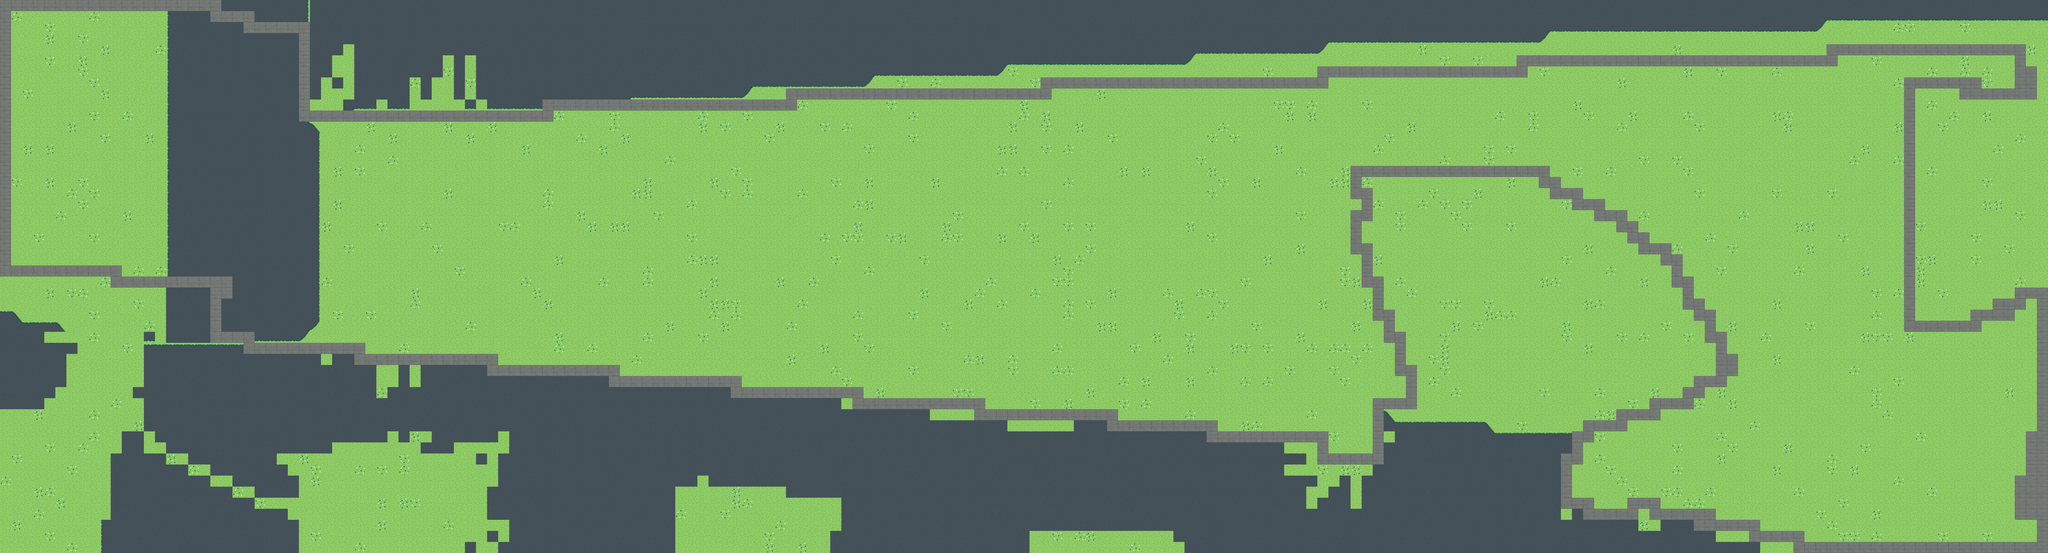

A 2D game scene composited from a Tiled map and its tileset images. What follows is a short description and the map's XML, with each tile layer's data collapsed to a summary:
An orthogonal 185x50 tile map with 32x32 px tiles, 2 tile layers (ground, walls), 4 tilesets and 1 object.

<map version="1.4" tiledversion="1.4.3" orientation="orthogonal" renderorder="right-down" width="185" height="50" tilewidth="32" tileheight="32" infinite="0" nextlayerid="4" nextobjectid="3">
 <tileset firstgid="1" name="feupscape_tileset" tilewidth="32" tileheight="32" tilecount="70" columns="10">
  <image source="feupscape_tileset.png" width="320" height="224" />
  <tile id="55" probability="0.1" />
  <tile id="59" probability="0.1" />
  <tile id="64" probability="0.1" />
 </tileset>
 <tileset firstgid="71" name="buildings" tilewidth="5935" tileheight="1600" tilecount="1" columns="1">
  <image source="buildings.png" width="5935" height="1600" />
 </tileset>
 <tileset firstgid="72" name="buildings_2" tilewidth="1046" tileheight="282" tilecount="1" columns="0">
  <grid orientation="orthogonal" width="1" height="1" />
  <tile id="0">
   <image width="1046" height="282" source="buildings2.png" />
  </tile>
 </tileset>
 <tileset firstgid="73" name="buildings_3" tilewidth="5935" tileheight="1600" tilecount="1" columns="0">
  <grid orientation="orthogonal" width="1" height="1" />
  <tile id="0">
   <image width="5935" height="1600" source="buildings3.png" />
  </tile>
 </tileset>
 <layer id="1" name="ground" width="185" height="50">
  <data>[9250 cells, 9250 non-empty, 18 distinct tile ids]</data>
 </layer>
 <objectgroup id="2" name="buildings" offsetx="-13.0758" offsety="-19.9242">
  <object id="2" gid="73" x="13" y="1620" width="5935" height="1600" />
 </objectgroup>
 <layer id="3" name="walls" width="185" height="50">
  <data>[9250 cells, 622 non-empty, 1 distinct tile ids]</data>
 </layer>
</map>